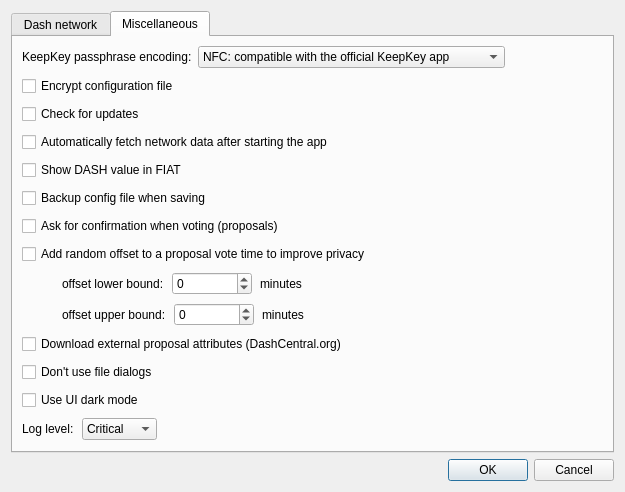
<?xml version="1.0" encoding="UTF-8"?>
<ui version="4.0">
 <class>ConfigDlg</class>
 <widget class="QDialog" name="ConfigDlg">
  <property name="windowModality">
   <enum>Qt::NonModal</enum>
  </property>
  <property name="geometry">
   <rect>
    <x>0</x>
    <y>0</y>
    <width>625</width>
    <height>480</height>
   </rect>
  </property>
  <property name="windowTitle">
   <string>Dialog</string>
  </property>
  <property name="modal">
   <bool>false</bool>
  </property>
  <layout class="QVBoxLayout" name="verticalLayout">
   <property name="spacing">
    <number>6</number>
   </property>
   <property name="sizeConstraint">
    <enum>QLayout::SetDefaultConstraint</enum>
   </property>
   <item>
    <widget class="QTabWidget" name="tabWidget">
     <property name="tabShape">
      <enum>QTabWidget::Rounded</enum>
     </property>
     <property name="currentIndex">
      <number>1</number>
     </property>
     <widget class="QWidget" name="tabDashd">
      <attribute name="title">
       <string>Dash network</string>
      </attribute>
      <layout class="QVBoxLayout" name="verticalLayout_3">
       <property name="spacing">
        <number>3</number>
       </property>
       <property name="leftMargin">
        <number>3</number>
       </property>
       <property name="topMargin">
        <number>3</number>
       </property>
       <property name="rightMargin">
        <number>3</number>
       </property>
       <property name="bottomMargin">
        <number>3</number>
       </property>
       <item>
        <layout class="QHBoxLayout" name="horizontalLayout_3">
         <item>
          <widget class="QLabel" name="label_2">
           <property name="text">
            <string>Dash network:</string>
           </property>
          </widget>
         </item>
         <item>
          <widget class="QComboBox" name="cboDashNetwork">
           <item>
            <property name="text">
             <string>MAINNET</string>
            </property>
           </item>
           <item>
            <property name="text">
             <string>TESTNET</string>
            </property>
           </item>
          </widget>
         </item>
         <item>
          <spacer name="horizontalSpacer_5">
           <property name="orientation">
            <enum>Qt::Horizontal</enum>
           </property>
           <property name="sizeHint" stdset="0">
            <size>
             <width>40</width>
             <height>20</height>
            </size>
           </property>
          </spacer>
         </item>
        </layout>
       </item>
       <item>
        <widget class="QFrame" name="frame_2">
         <property name="frameShape">
          <enum>QFrame::StyledPanel</enum>
         </property>
         <property name="frameShadow">
          <enum>QFrame::Raised</enum>
         </property>
         <layout class="QVBoxLayout" name="verticalLayout_6">
          <item>
           <widget class="QSplitter" name="splitter">
            <property name="orientation">
             <enum>Qt::Horizontal</enum>
            </property>
            <property name="opaqueResize">
             <bool>true</bool>
            </property>
            <property name="childrenCollapsible">
             <bool>true</bool>
            </property>
            <widget class="QWidget" name="layoutWidget">
             <layout class="QVBoxLayout" name="layoutConnList" stretch="0,0,0">
              <property name="spacing">
               <number>2</number>
              </property>
              <item>
               <widget class="QFrame" name="frame">
                <property name="frameShape">
                 <enum>QFrame::NoFrame</enum>
                </property>
                <property name="frameShadow">
                 <enum>QFrame::Raised</enum>
                </property>
                <layout class="QHBoxLayout" name="horizontalLayout">
                 <property name="spacing">
                  <number>1</number>
                 </property>
                 <property name="leftMargin">
                  <number>0</number>
                 </property>
                 <property name="topMargin">
                  <number>0</number>
                 </property>
                 <property name="rightMargin">
                  <number>0</number>
                 </property>
                 <property name="bottomMargin">
                  <number>2</number>
                 </property>
                 <item>
                  <widget class="QToolButton" name="btnNewConn">
                   <property name="minimumSize">
                    <size>
                     <width>26</width>
                     <height>26</height>
                    </size>
                   </property>
                   <property name="toolTip">
                    <string>Add New Connection</string>
                   </property>
                   <property name="text">
                    <string/>
                   </property>
                  </widget>
                 </item>
                 <item>
                  <widget class="QToolButton" name="btnDeleteConn">
                   <property name="minimumSize">
                    <size>
                     <width>26</width>
                     <height>26</height>
                    </size>
                   </property>
                   <property name="toolTip">
                    <string>Delete Current Connection</string>
                   </property>
                   <property name="text">
                    <string/>
                   </property>
                  </widget>
                 </item>
                 <item>
                  <widget class="QToolButton" name="btnMoveUpConn">
                   <property name="minimumSize">
                    <size>
                     <width>26</width>
                     <height>26</height>
                    </size>
                   </property>
                   <property name="toolTip">
                    <string>Move Up Current Connection</string>
                   </property>
                   <property name="text">
                    <string/>
                   </property>
                  </widget>
                 </item>
                 <item>
                  <widget class="QToolButton" name="btnMoveDownConn">
                   <property name="minimumSize">
                    <size>
                     <width>26</width>
                     <height>26</height>
                    </size>
                   </property>
                   <property name="toolTip">
                    <string>Move Down Current Connection</string>
                   </property>
                   <property name="text">
                    <string/>
                   </property>
                  </widget>
                 </item>
                 <item>
                  <widget class="QToolButton" name="btnRestoreDefault">
                   <property name="minimumSize">
                    <size>
                     <width>26</width>
                     <height>26</height>
                    </size>
                   </property>
                   <property name="toolTip">
                    <string>Restore Default Connections</string>
                   </property>
                   <property name="text">
                    <string/>
                   </property>
                  </widget>
                 </item>
                 <item>
                  <spacer name="horizontalSpacer">
                   <property name="orientation">
                    <enum>Qt::Horizontal</enum>
                   </property>
                   <property name="sizeHint" stdset="0">
                    <size>
                     <width>40</width>
                     <height>20</height>
                    </size>
                   </property>
                  </spacer>
                 </item>
                </layout>
               </widget>
              </item>
              <item>
               <widget class="QLabel" name="label">
                <property name="text">
                 <string>Connections:</string>
                </property>
               </widget>
              </item>
              <item>
               <widget class="QListWidget" name="lstConns">
                <property name="sizePolicy">
                 <sizepolicy hsizetype="Preferred" vsizetype="Expanding">
                  <horstretch>0</horstretch>
                  <verstretch>0</verstretch>
                 </sizepolicy>
                </property>
                <property name="baseSize">
                 <size>
                  <width>150</width>
                  <height>0</height>
                 </size>
                </property>
                <property name="frameShape">
                 <enum>QFrame::StyledPanel</enum>
                </property>
                <property name="selectionMode">
                 <enum>QAbstractItemView::ExtendedSelection</enum>
                </property>
               </widget>
              </item>
             </layout>
            </widget>
            <widget class="QFrame" name="detailsFrame">
             <property name="sizePolicy">
              <sizepolicy hsizetype="Expanding" vsizetype="Preferred">
               <horstretch>0</horstretch>
               <verstretch>0</verstretch>
              </sizepolicy>
             </property>
             <property name="frameShape">
              <enum>QFrame::StyledPanel</enum>
             </property>
             <property name="midLineWidth">
              <number>0</number>
             </property>
             <layout class="QVBoxLayout" name="verticalLayout_4">
              <property name="topMargin">
               <number>12</number>
              </property>
             </layout>
            </widget>
           </widget>
          </item>
          <item>
           <layout class="QVBoxLayout" name="verticalLayout_5">
            <property name="sizeConstraint">
             <enum>QLayout::SetDefaultConstraint</enum>
            </property>
            <item>
             <widget class="QCheckBox" name="chbRandomConn">
              <property name="toolTip">
               <string>Pick random connection to distribute clients' load over multiple nodes.</string>
              </property>
              <property name="text">
               <string>Pick random connection</string>
              </property>
             </widget>
            </item>
           </layout>
          </item>
         </layout>
        </widget>
       </item>
      </layout>
     </widget>
     <widget class="QWidget" name="tabMisc">
      <attribute name="title">
       <string>Miscellaneous</string>
      </attribute>
      <layout class="QVBoxLayout" name="verticalLayout_2">
       <property name="spacing">
        <number>8</number>
       </property>
       <item>
        <widget class="QWidget" name="wdgKeepkeyPassEncoding" native="true">
         <layout class="QHBoxLayout" name="horizontalLayout_2">
          <property name="leftMargin">
           <number>0</number>
          </property>
          <property name="topMargin">
           <number>0</number>
          </property>
          <property name="rightMargin">
           <number>0</number>
          </property>
          <property name="bottomMargin">
           <number>0</number>
          </property>
          <item>
           <widget class="QLabel" name="lblKeepkeyPassEncoding">
            <property name="text">
             <string>KeepKey passphrase encoding:</string>
            </property>
            <property name="openExternalLinks">
             <bool>true</bool>
            </property>
           </widget>
          </item>
          <item>
           <widget class="QComboBox" name="cboKeepkeyPassEncoding">
            <property name="sizePolicy">
             <sizepolicy hsizetype="Preferred" vsizetype="Fixed">
              <horstretch>0</horstretch>
              <verstretch>0</verstretch>
             </sizepolicy>
            </property>
            <item>
             <property name="text">
              <string>NFC: compatible with the official KeepKey app</string>
             </property>
            </item>
            <item>
             <property name="text">
              <string>NFKD: compatible with BIP-39 standard and Trezor</string>
             </property>
            </item>
           </widget>
          </item>
          <item>
           <spacer name="horizontalSpacer_4">
            <property name="orientation">
             <enum>Qt::Horizontal</enum>
            </property>
            <property name="sizeHint" stdset="0">
             <size>
              <width>40</width>
              <height>20</height>
             </size>
            </property>
           </spacer>
          </item>
         </layout>
        </widget>
       </item>
       <item>
        <widget class="QCheckBox" name="chbEncryptConfigFile">
         <property name="toolTip">
          <string>&lt;html&gt;&lt;head/&gt;&lt;body&gt;&lt;p&gt;Encrypts configuration file with hardware wallet. &lt;/p&gt;&lt;p&gt;You will need your hardware wallet connected to open the file.&lt;/p&gt;&lt;/body&gt;&lt;/html&gt;</string>
         </property>
         <property name="text">
          <string>Encrypt configuration file</string>
         </property>
        </widget>
       </item>
       <item>
        <widget class="QCheckBox" name="chbCheckForUpdates">
         <property name="text">
          <string>Check for updates</string>
         </property>
        </widget>
       </item>
       <item>
        <widget class="QCheckBox" name="chbFetchDataAfterStart">
         <property name="text">
          <string>Automatically fetch network data after starting the app</string>
         </property>
        </widget>
       </item>
       <item>
        <widget class="QCheckBox" name="chbShowDashFIATValue">
         <property name="text">
          <string>Show DASH value in FIAT</string>
         </property>
        </widget>
       </item>
       <item>
        <widget class="QCheckBox" name="chbBackupConfigFile">
         <property name="toolTip">
          <string>If checked, old config file will be saved when changing configuration</string>
         </property>
         <property name="text">
          <string>Backup config file when saving</string>
         </property>
        </widget>
       </item>
       <item>
        <widget class="QCheckBox" name="chbConfirmWhenVoting">
         <property name="text">
          <string>Ask for confirmation when voting (proposals)</string>
         </property>
        </widget>
       </item>
       <item>
        <widget class="QCheckBox" name="chbAddRandomOffsetToVotingTime">
         <property name="text">
          <string>Add random offset to a proposal vote time to improve privacy</string>
         </property>
        </widget>
       </item>
       <item>
        <layout class="QHBoxLayout" name="horizontalLayout_4">
         <item>
          <spacer name="horizontalSpacer_2">
           <property name="orientation">
            <enum>Qt::Horizontal</enum>
           </property>
           <property name="sizeType">
            <enum>QSizePolicy::Fixed</enum>
           </property>
           <property name="sizeHint" stdset="0">
            <size>
             <width>40</width>
             <height>20</height>
            </size>
           </property>
          </spacer>
         </item>
         <item>
          <widget class="QLabel" name="label_3">
           <property name="text">
            <string>offset lower bound:</string>
           </property>
          </widget>
         </item>
         <item>
          <widget class="QSpinBox" name="edtVoteTimeOffsetLower">
           <property name="minimumSize">
            <size>
             <width>80</width>
             <height>0</height>
            </size>
           </property>
           <property name="toolTip">
            <string>Lower range of voting time offset. It can be from -720 to + 720 minutes (-+ 12h).</string>
           </property>
           <property name="minimum">
            <number>-720</number>
           </property>
           <property name="maximum">
            <number>720</number>
           </property>
          </widget>
         </item>
         <item>
          <widget class="QLabel" name="label_5">
           <property name="text">
            <string>minutes</string>
           </property>
          </widget>
         </item>
         <item>
          <spacer name="horizontalSpacer_6">
           <property name="orientation">
            <enum>Qt::Horizontal</enum>
           </property>
           <property name="sizeHint" stdset="0">
            <size>
             <width>40</width>
             <height>20</height>
            </size>
           </property>
          </spacer>
         </item>
        </layout>
       </item>
       <item>
        <layout class="QHBoxLayout" name="horizontalLayout_5">
         <item>
          <spacer name="horizontalSpacer_8">
           <property name="orientation">
            <enum>Qt::Horizontal</enum>
           </property>
           <property name="sizeType">
            <enum>QSizePolicy::Fixed</enum>
           </property>
           <property name="sizeHint" stdset="0">
            <size>
             <width>40</width>
             <height>20</height>
            </size>
           </property>
          </spacer>
         </item>
         <item>
          <widget class="QLabel" name="label_4">
           <property name="text">
            <string>offset upper bound:</string>
           </property>
          </widget>
         </item>
         <item>
          <widget class="QSpinBox" name="edtVoteTimeOffsetUpper">
           <property name="minimumSize">
            <size>
             <width>80</width>
             <height>0</height>
            </size>
           </property>
           <property name="toolTip">
            <string>Lower range of voting time offset. It can be from -720 to + 720 minutes (-+ 12h).</string>
           </property>
           <property name="minimum">
            <number>-720</number>
           </property>
           <property name="maximum">
            <number>720</number>
           </property>
          </widget>
         </item>
         <item>
          <widget class="QLabel" name="label_6">
           <property name="text">
            <string>minutes</string>
           </property>
          </widget>
         </item>
         <item>
          <spacer name="horizontalSpacer_7">
           <property name="orientation">
            <enum>Qt::Horizontal</enum>
           </property>
           <property name="sizeHint" stdset="0">
            <size>
             <width>40</width>
             <height>20</height>
            </size>
           </property>
          </spacer>
         </item>
        </layout>
       </item>
       <item>
        <widget class="QCheckBox" name="chbDownloadProposalExternalData">
         <property name="text">
          <string>Download external proposal attributes (DashCentral.org)</string>
         </property>
        </widget>
       </item>
       <item>
        <widget class="QCheckBox" name="chbDontUseFileDialogs">
         <property name="toolTip">
          <string/>
         </property>
         <property name="text">
          <string>Don't use file dialogs</string>
         </property>
        </widget>
       </item>
       <item>
        <widget class="QCheckBox" name="chbUIDarkMode">
         <property name="toolTip">
          <string>Use dark mode (independent of the OS settings)</string>
         </property>
         <property name="text">
          <string>Use UI dark mode</string>
         </property>
        </widget>
       </item>
       <item>
        <layout class="QHBoxLayout" name="hlLogLevel">
         <item>
          <widget class="QLabel" name="lblLogLevel">
           <property name="text">
            <string>Log level:</string>
           </property>
          </widget>
         </item>
         <item>
          <widget class="QComboBox" name="cboLogLevel">
           <item>
            <property name="text">
             <string>Critical</string>
            </property>
           </item>
           <item>
            <property name="text">
             <string>Error</string>
            </property>
           </item>
           <item>
            <property name="text">
             <string>Warning</string>
            </property>
           </item>
           <item>
            <property name="text">
             <string>Info</string>
            </property>
           </item>
           <item>
            <property name="text">
             <string>Debug</string>
            </property>
           </item>
          </widget>
         </item>
         <item>
          <spacer name="horizontalSpacer_3">
           <property name="orientation">
            <enum>Qt::Horizontal</enum>
           </property>
           <property name="sizeHint" stdset="0">
            <size>
             <width>40</width>
             <height>20</height>
            </size>
           </property>
          </spacer>
         </item>
        </layout>
       </item>
       <item>
        <spacer name="verticalSpacer">
         <property name="orientation">
          <enum>Qt::Vertical</enum>
         </property>
         <property name="sizeHint" stdset="0">
          <size>
           <width>20</width>
           <height>40</height>
          </size>
         </property>
        </spacer>
       </item>
      </layout>
     </widget>
    </widget>
   </item>
   <item>
    <widget class="QDialogButtonBox" name="buttonBox">
     <property name="orientation">
      <enum>Qt::Horizontal</enum>
     </property>
     <property name="standardButtons">
      <set>QDialogButtonBox::Cancel|QDialogButtonBox::Ok</set>
     </property>
    </widget>
   </item>
  </layout>
 </widget>
 <resources/>
 <connections>
  <connection>
   <sender>buttonBox</sender>
   <signal>accepted()</signal>
   <receiver>ConfigDlg</receiver>
   <slot>accept()</slot>
   <hints>
    <hint type="sourcelabel">
     <x>248</x>
     <y>254</y>
    </hint>
    <hint type="destinationlabel">
     <x>157</x>
     <y>274</y>
    </hint>
   </hints>
  </connection>
  <connection>
   <sender>buttonBox</sender>
   <signal>rejected()</signal>
   <receiver>ConfigDlg</receiver>
   <slot>reject()</slot>
   <hints>
    <hint type="sourcelabel">
     <x>316</x>
     <y>260</y>
    </hint>
    <hint type="destinationlabel">
     <x>286</x>
     <y>274</y>
    </hint>
   </hints>
  </connection>
 </connections>
</ui>
